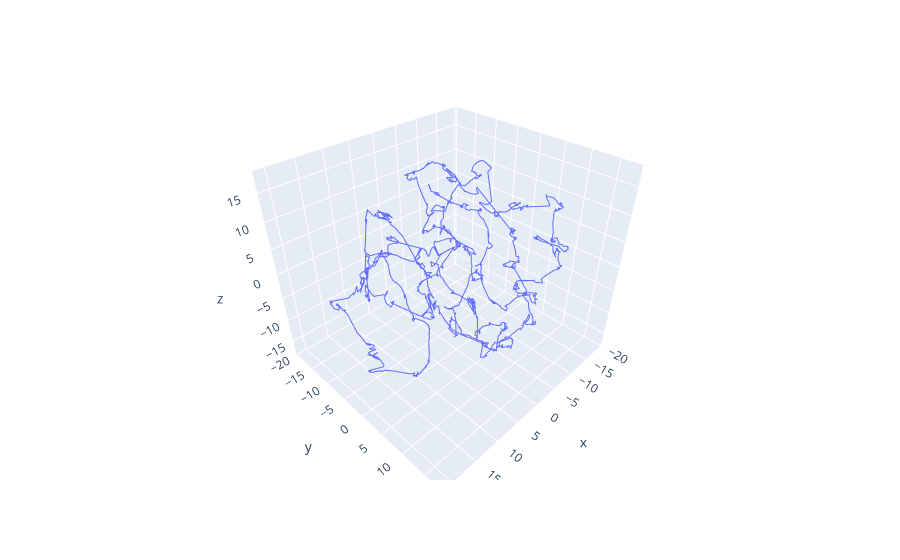

Notebook code cell kept with this figure:
### Code cell
fig = px.line_3d(pd.DataFrame(phase_traj_proj, columns=['x', 'y', 'z']), x="x", y="y", z="z")

fig.show()

### Figure 1 — Plotly figure (JSON) as saved in the notebook; plotly's stock layout.template omitted (floating-point values rounded to 4 significant figures; data arrays with more than 128 entries replaced by an {"elided": "..."} marker saying what was removed)
{"data": [{"hovertemplate": "x=%{x}<br>y=%{y}<br>z=%{z}<extra></extra>", "legendgroup": "", "line": {"color": "#636efa", "dash": "solid"}, "marker": {"symbol": "circle"}, "mode": "lines", "name": "", "scene": "scene", "showlegend": false, "type": "scatter3d", "x": {"elided": "2711 float values"}, "y": {"elided": "2711 float values"}, "z": {"elided": "2711 float values"}}], "layout": {"legend": {"tracegroupgap": 0}, "margin": {"t": 60}, "scene": {"domain": {"x": [0, 1], "y": [0, 1]}, "xaxis": {"title": {"text": "x"}}, "yaxis": {"title": {"text": "y"}}, "zaxis": {"title": {"text": "z"}}}}}
